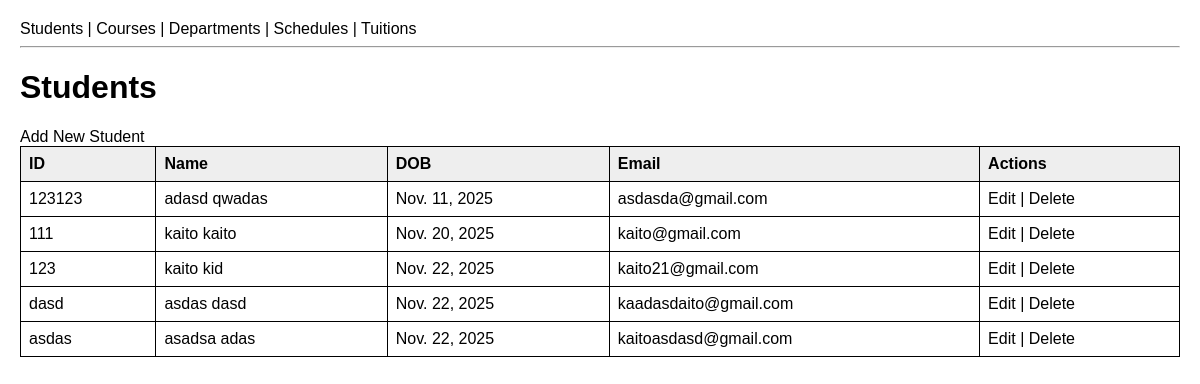
The page /students/ on the database its author committed.
### myapp/models.py (models this page shows, shortened)
class Student(models.Model):
    user = models.OneToOneField(User, on_delete=models.CASCADE, null=True, blank=True)
    student_id = models.CharField(max_length=20, unique=True)
    first_name = models.CharField(max_length=50)
    last_name = models.CharField(max_length=50)
    date_of_birth = models.DateField()
    email = models.EmailField(unique=True)

### myapp/views.py (the view)
# urls.py: path('students/', views.student_list, name='student_list'),
def student_list(request):
    return object_list(request, Student, 'myapp/student_list.html')

### myapp/views.py (called while the page is built)
def object_list(request, model, template):
    items = model.objects.all()
    return render(request, template, {'items': items})

### myapp/templates/myapp/student_list.html (shortened to what this page needs)
{% extends "myapp/base.html" %}
{% block content %}
<h1>Students</h1>
<a href="{% url 'student_create' %}">Add New Student</a>
<table>
    <tr>
        <th>ID</th>
        <th>Name</th>
        <th>DOB</th>
        <th>Email</th>
        <th>Actions</th>
    </tr>
    {% for student in items %}
    <tr>
        <td>{{ student.student_id }}</td>
        <td>{{ student.first_name }} {{ student.last_name }}</td>
        <td>{{ student.date_of_birth }}</td>
        <td>{{ student.email }}</td>
        <td>
            <a href="{% url 'student_update' student.id %}">Edit</a> |
            <a href="{% url 'student_delete' student.id %}">Delete</a>
        </td>
    </tr>
    {% endfor %}
</table>
{% endblock %}

### myapp/templates/myapp/base.html (style rules this page uses)
body { font-family: Arial, sans-serif; margin: 20px; background: #fff; color: #000; }
table { border-collapse: collapse; width: 100%; margin-bottom: 20px; }
th, td { border: 1px solid #000; padding: 8px; text-align: left; }
th { background: #eee; }
a { text-decoration: none; color: #000; }

### rows shown on the page
Student: student_id "123123", first_name "adasd", last_name "qwadas", date_of_birth "Nov. 11, 2025", email "asdasda@gmail.com"
Student: student_id "111", first_name "kaito", last_name "kaito", date_of_birth "Nov. 20, 2025", email "kaito@gmail.com"
Student: student_id "123", first_name "kaito", last_name "kid", date_of_birth "Nov. 22, 2025", email "kaito21@gmail.com"
Student: student_id "dasd", first_name "asdas", last_name "dasd", date_of_birth "Nov. 22, 2025", email "kaadasdaito@gmail.com"
Student: student_id "asdas", first_name "asadsa", last_name "adas", date_of_birth "Nov. 22, 2025", email "kaitoasdasd@gmail.com"
